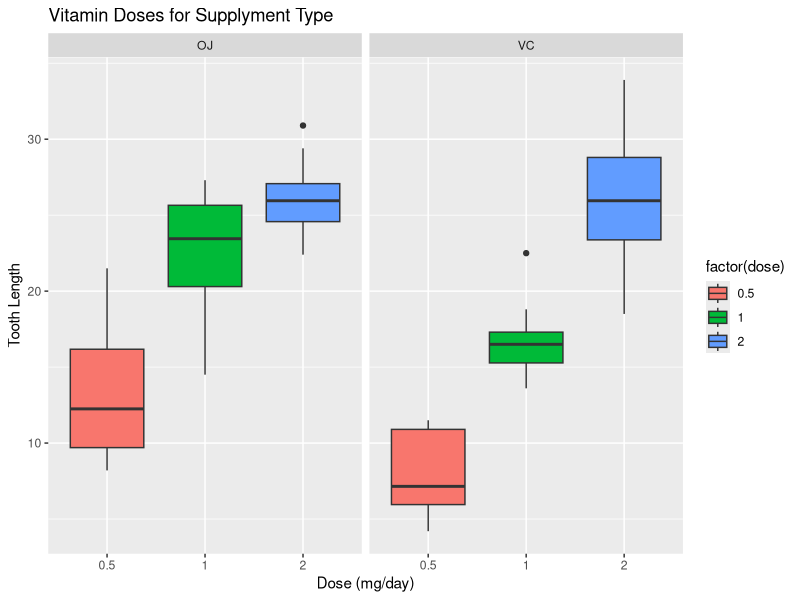

Write the R code that produced this figure. (Note: this script raises an error after producing the figure.)
## ---- chunk 1
knitr::opts_chunk$set(echo = TRUE)
## ---- chunk 2
data_toothGrowth <- data("ToothGrowth")

# EDA: get dataset info
?ToothGrowth

# EDA: data exploration
library(ggplot2)

head(ToothGrowth)
dim(ToothGrowth)
str(ToothGrowth)
unique(ToothGrowth$len)
unique(ToothGrowth$supp)
unique(ToothGrowth$dose)

plot_ToothGrowth <- ggplot(ToothGrowth, aes(x=factor(dose), y=len, fill=factor(dose))) +
        geom_boxplot() + facet_grid(.~supp) +
        labs(title="Vitamin Doses for Supplyment Type", x="Dose (mg/day)", y="Tooth Length")
plot_ToothGrowth
## ---- chunk 3
summary(ToothGrowth)
## ---- chunk 4
dose05 <- subset(ToothGrowth, dose==0.5)
dose1 <- subset(ToothGrowth, dose==1.0)
dose2 <- subset(ToothGrowth, dose==2.0)

test05 <- t.test(len ~ supp, data=dose05, paired=FALSE, var.equal=FALSE)
test1 <- t.test(len ~ supp, data=dose1, paired=FALSE, var.equal=FALSE)
test2 <- t.test(len ~ supp, data=dose2, paired=FALSE, var.equal=FALSE)

intervals_pValue <- cbind(test05$p.value, test1$p.value, test2$p.value)

intervals_lower_bound <- cbind(test05$conf.int[1], test1$conf.int[1], test2$conf.int[1])

intervals_upper_bound <- cbind(test05$conf.int[2], test1$conf.int[2], test2$conf.int[2])

confidence_interval_results <- data.frame(
        "p.value" = c(intervals_pValue),
        "Conf.Low" = c(intervals_lower_bound),
        "Conf.High" = c(intervals_upper_bound),
        row.names = c("Dose 0.5 ->", "Dose 1.0 ->", "Dose 2.0 ->")
)
confidence_interval_results
